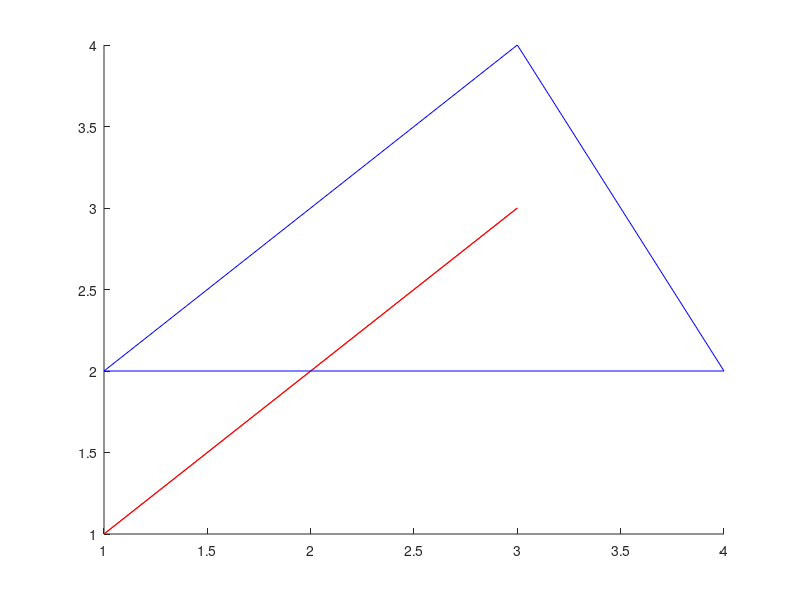

Reproduce this figure in MATLAB. (Note: this script raises an error after producing the figure.)
close all
x = [2,2,3]; 
y = [5,3,4];
P1 = [x;y]';
P1 = randi(4,3,2);
x = [1, 2, 3];
y = [1, 2, 3];
P1 = [x;y]';


x = [0,4,2];
y = [0,4,6];
P2 = [x;y]';
P2 = randi(4,3,2); 
% x = [1 1 2] + 1.1;
% y = [1,2,1] - 3;
% P2 = [x;y]';


line([P1(:,1)' P1(1,1)],[P1(:,2)' P1(1,2)],'Color','r')
line([P2(:,1)' P2(1,1)],[P2(:,2)' P2(1,2)],'Color','b')

flag = triangle_intersection(P1,P2);
if flag == 1
    disp("Intersection")
else
    disp("No Intersection")
end